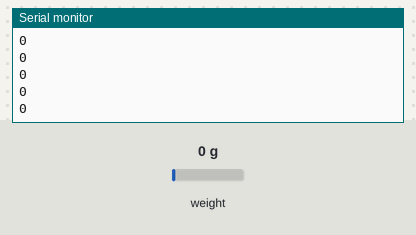
A sketch run on a simulated Arduino Uno, built with avr-gcc and run on an emulated ATmega328P. Parts: the last lines printed to the serial monitor. The inputs (shaded band) are chosen by the test bench; at power-on: weight on the scale 0 g.

Above: at 1.2 s.
1.3 s: weight on the scale set to 100 g
At 1.31 s:
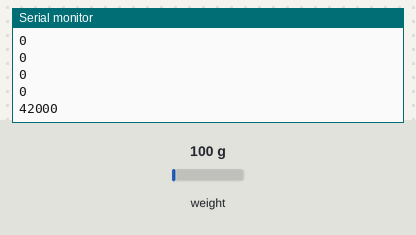
2.8 s: weight on the scale set to 1250 g
At 2.81 s:
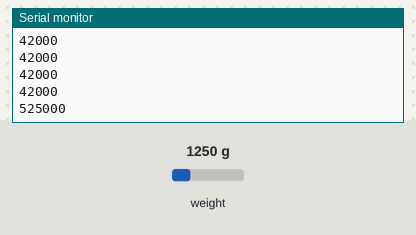
Timing chart, 0 to 5.8 s (numbered marks = the images above; inputs shaded):
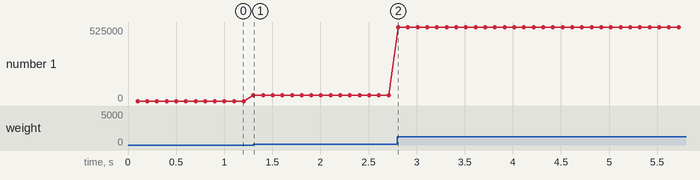

Measured:
- after the input at 1.3 s, the serial monitor: prints a new line at once (image 1)
- after the input at 2.8 s, the serial monitor: prints a new line at once (image 2)
- plotted number 1: 0 → 42000 after the input at 1.3 s, 42000 → 525000 after the input at 2.8 s

The sketch:

loadCellDemo.ino
```cpp
#include "HX711.h"

HX711 cell(3, 2);


void setup() {
  // put your setup code here, to run once:
  Serial.begin(9600);
}

void loop() {
  // put your main code here, to run repeatedly:
  Serial.println( cell.read() );
}
```
